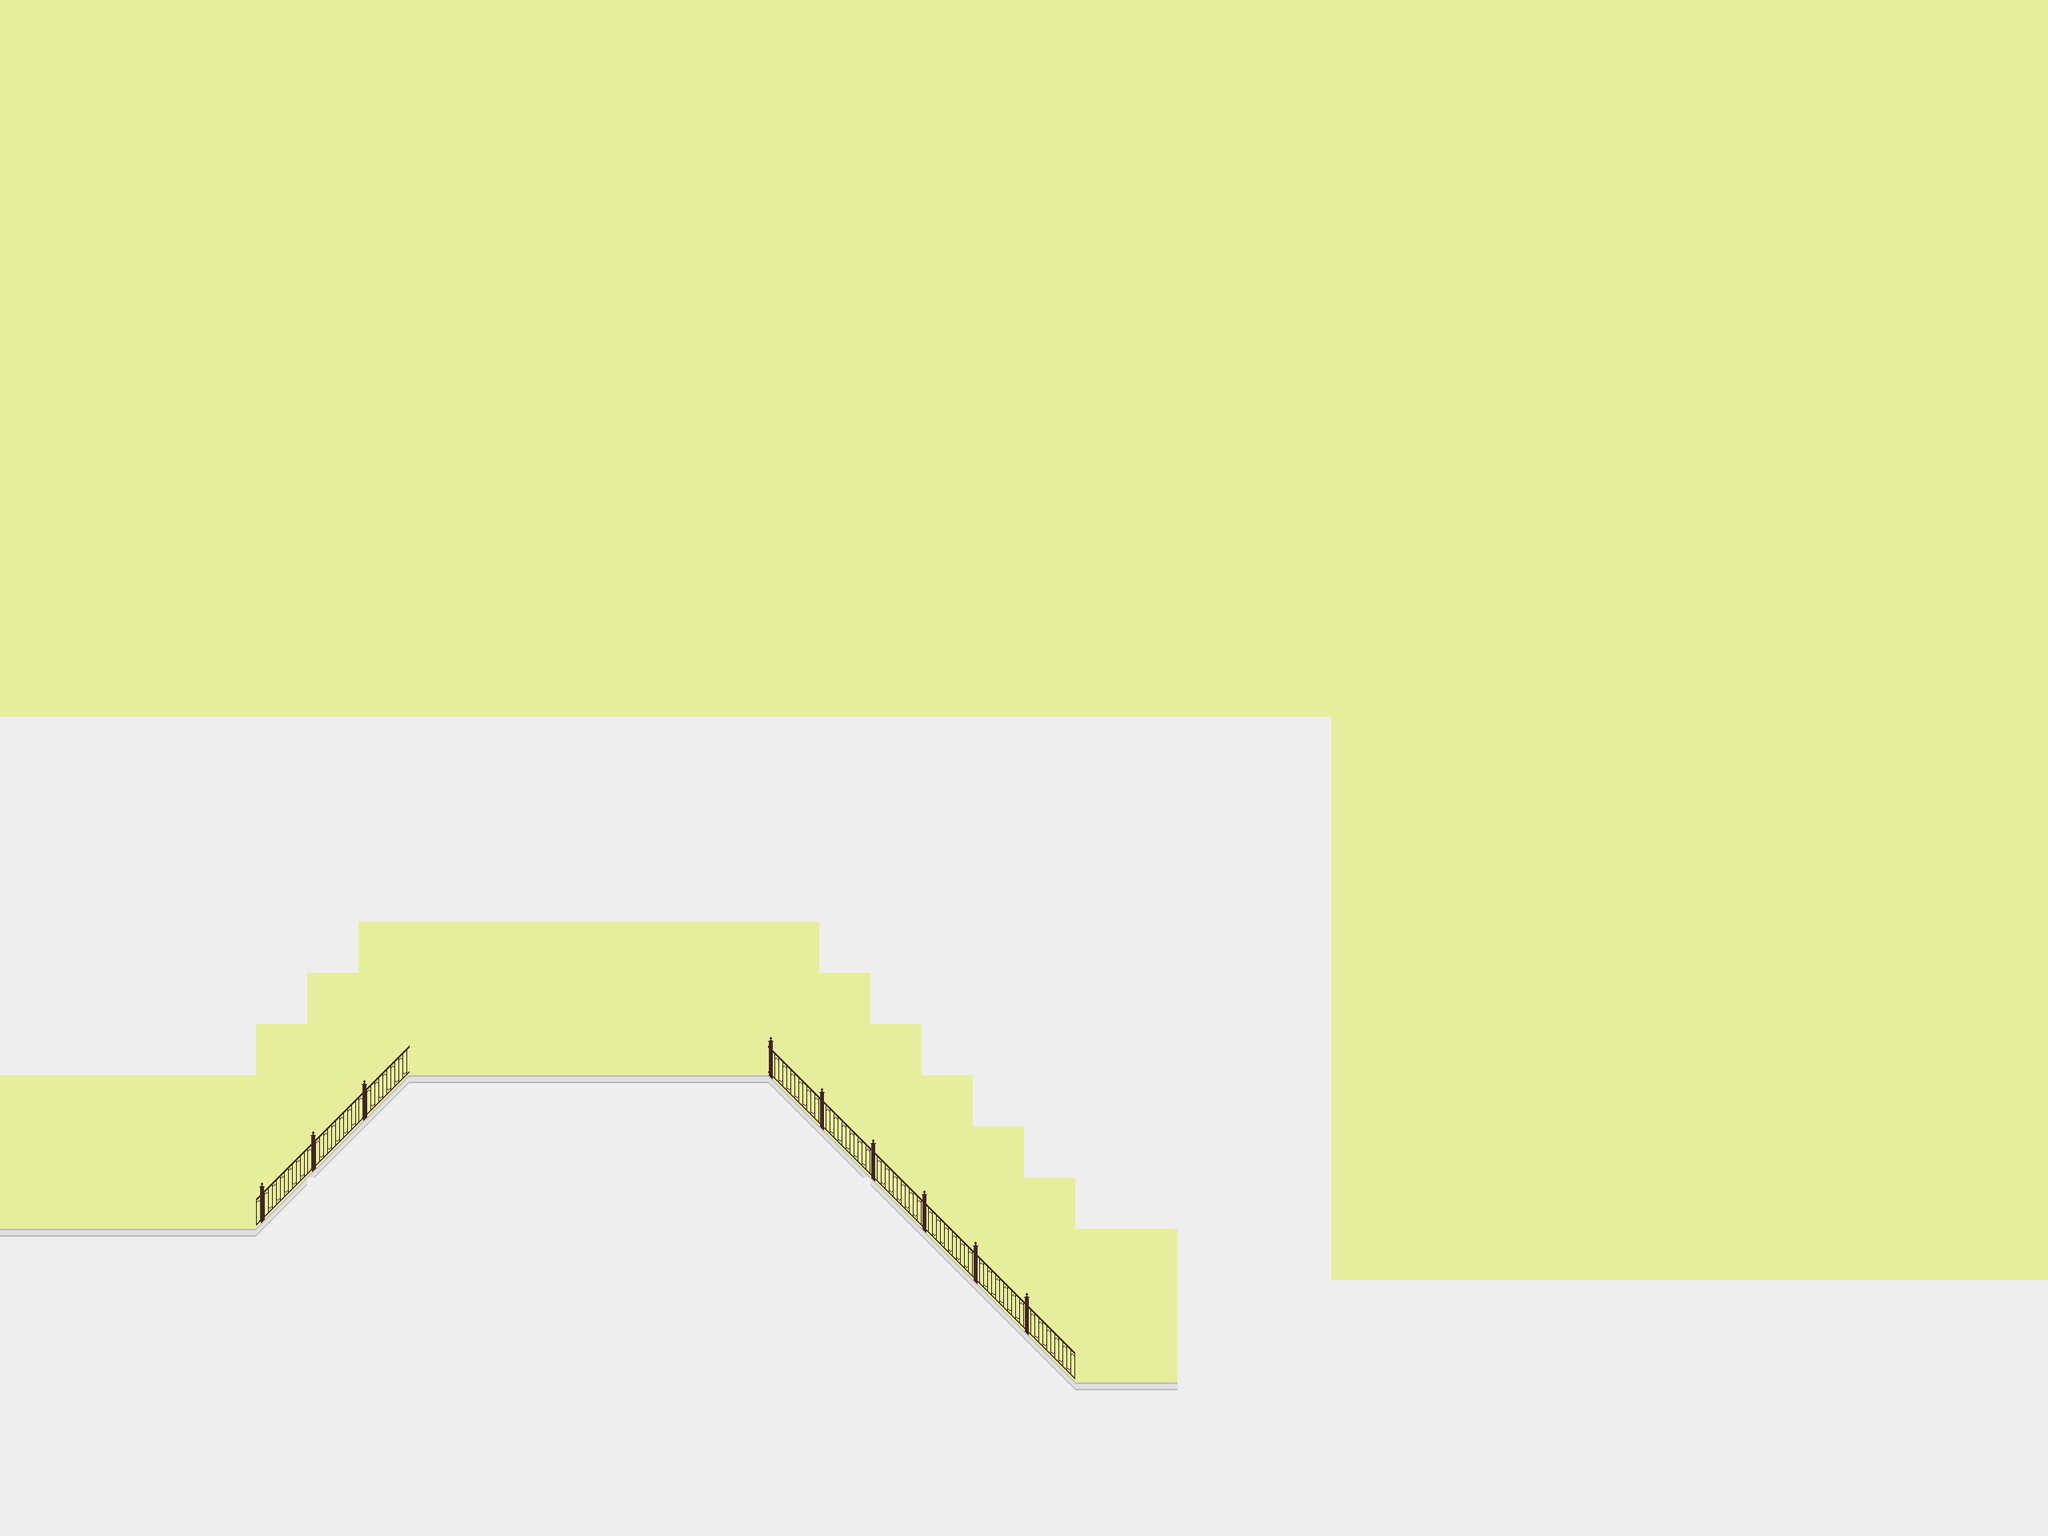

Tiled map render using the project's own tile images. Description and the map definition, with tile-layer contents summarised, below:
An orthogonal 40x30 tile map with 64x64 px tiles, 3 tile layers (bg, bot, foreground), 2 tilesets and 3 objects (left, down).

<map version="1.0" orientation="orthogonal" renderorder="right-down" width="40" height="30" tilewidth="64" tileheight="64" nextobjectid="50">
 <tileset firstgid="1" name="testtiles" tilewidth="64" tileheight="64" tilecount="100">
  <image source="../graphics/testtiles.png" width="640" height="640" />
 </tileset>
 <tileset firstgid="101" name="testtiles2" tilewidth="64" tileheight="64" tilecount="100">
  <image source="../graphics/testtiles2.png" width="640" height="640" />
 </tileset>
 <layer name="bg" width="40" height="30">
  <data>[1200 cells, 1200 non-empty, 1 distinct tile ids]</data>
 </layer>
 <layer name="bot" width="40" height="30">
  <data>[1200 cells, 430 non-empty, 9 distinct tile ids]</data>
 </layer>
 <layer name="foreground" width="40" height="30">
  <data>[1200 cells, 2 non-empty, 2 distinct tile ids]</data>
 </layer>
 <objectgroup name="col" visible="0">
  <object id="48" x="0" y="1536" visible="0">
   <polyline points="0,0 320,0 512,-192 960,-192 1344,192 1472,192 1472,-704" />
  </object>
 </objectgroup>
 <objectgroup name="doors">
  <object id="7" name="left" gid="41" x="17" y="1513" width="64" height="64" />
  <object id="34" name="down" gid="42" x="1391" y="1731" width="64" height="64" />
 </objectgroup>
 <objectgroup name="objects" />
 <objectgroup name="enemies" />
 <objectgroup name="temp" />
</map>
